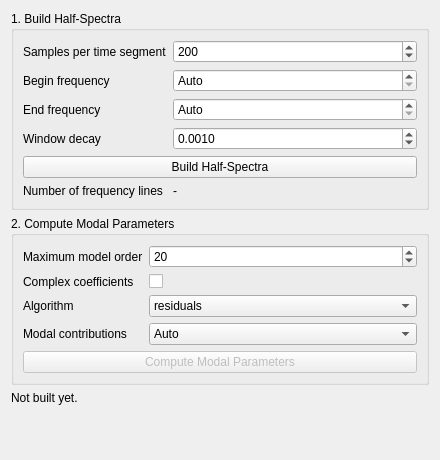
<?xml version="1.0" encoding="UTF-8"?>
<ui version="4.0">
 <class>PLSCFWidget</class>
 <widget class="QWidget" name="PLSCFWidget">
  <property name="geometry">
   <rect>
    <x>0</x>
    <y>0</y>
    <width>440</width>
    <height>460</height>
   </rect>
  </property>
  <property name="windowTitle">
   <string>pLSCF</string>
  </property>
  <layout class="QVBoxLayout" name="root_layout">
   <item>
    <widget class="QGroupBox" name="build_box">
     <property name="title">
      <string>1. Build Half-Spectra</string>
     </property>
     <layout class="QFormLayout" name="build_form">
      <item row="0" column="0">
       <widget class="QLabel" name="label_nperseg">
        <property name="text">
         <string>Samples per time segment</string>
        </property>
       </widget>
      </item>
      <item row="0" column="1">
       <widget class="QSpinBox" name="spin_nperseg">
        <property name="specialValueText">
         <string>Auto</string>
        </property>
        <property name="minimum">
         <number>0</number>
        </property>
        <property name="maximum">
         <number>1000000</number>
        </property>
        <property name="value">
         <number>200</number>
        </property>
       </widget>
      </item>
      <item row="1" column="0">
       <widget class="QLabel" name="label_begin_frequency">
        <property name="text">
         <string>Begin frequency</string>
        </property>
       </widget>
      </item>
      <item row="1" column="1">
       <widget class="QDoubleSpinBox" name="spin_begin_frequency">
        <property name="specialValueText">
         <string>Auto</string>
        </property>
        <property name="minimum">
         <double>-1.000000000000000</double>
        </property>
        <property name="maximum">
         <double>1000000.000000000000000</double>
        </property>
        <property name="value">
         <double>-1.000000000000000</double>
        </property>
       </widget>
      </item>
      <item row="2" column="0">
       <widget class="QLabel" name="label_end_frequency">
        <property name="text">
         <string>End frequency</string>
        </property>
       </widget>
      </item>
      <item row="2" column="1">
       <widget class="QDoubleSpinBox" name="spin_end_frequency">
        <property name="specialValueText">
         <string>Auto</string>
        </property>
        <property name="minimum">
         <double>-1.000000000000000</double>
        </property>
        <property name="maximum">
         <double>1000000.000000000000000</double>
        </property>
        <property name="value">
         <double>-1.000000000000000</double>
        </property>
       </widget>
      </item>
      <item row="3" column="0">
       <widget class="QLabel" name="label_window_decay">
        <property name="text">
         <string>Window decay</string>
        </property>
       </widget>
      </item>
      <item row="3" column="1">
       <widget class="QDoubleSpinBox" name="spin_window_decay">
        <property name="decimals">
         <number>4</number>
        </property>
        <property name="minimum">
         <double>0.000100000000000</double>
        </property>
        <property name="maximum">
         <double>0.999900000000000</double>
        </property>
        <property name="singleStep">
         <double>0.001000000000000</double>
        </property>
        <property name="value">
         <double>0.001000000000000</double>
        </property>
       </widget>
      </item>
      <item row="4" column="0" colspan="2">
       <widget class="QPushButton" name="btn_build_half_spectra">
        <property name="text">
         <string>Build Half-Spectra</string>
        </property>
       </widget>
      </item>
      <item row="5" column="0">
       <widget class="QLabel" name="label_num_omega_caption">
        <property name="text">
         <string>Number of frequency lines</string>
        </property>
       </widget>
      </item>
      <item row="5" column="1">
       <widget class="QLabel" name="lbl_num_omega">
        <property name="text">
         <string>-</string>
        </property>
       </widget>
      </item>
     </layout>
    </widget>
   </item>
   <item>
    <widget class="QGroupBox" name="compute_box">
     <property name="title">
      <string>2. Compute Modal Parameters</string>
     </property>
     <layout class="QFormLayout" name="compute_form">
      <item row="0" column="0">
       <widget class="QLabel" name="label_max_model_order">
        <property name="text">
         <string>Maximum model order</string>
        </property>
       </widget>
      </item>
      <item row="0" column="1">
       <widget class="QSpinBox" name="spin_max_model_order">
        <property name="minimum">
         <number>1</number>
        </property>
        <property name="maximum">
         <number>2000</number>
        </property>
        <property name="value">
         <number>20</number>
        </property>
       </widget>
      </item>
      <item row="1" column="0">
       <widget class="QLabel" name="label_complex_coefficients">
        <property name="text">
         <string>Complex coefficients</string>
        </property>
       </widget>
      </item>
      <item row="1" column="1">
       <widget class="QCheckBox" name="chk_complex_coefficients">
        <property name="text">
         <string/>
        </property>
       </widget>
      </item>
      <item row="2" column="0">
       <widget class="QLabel" name="label_algo">
        <property name="text">
         <string>Algorithm</string>
        </property>
       </widget>
      </item>
      <item row="2" column="1">
       <widget class="QComboBox" name="combo_algo">
        <item>
         <property name="text">
          <string>residuals</string>
         </property>
        </item>
        <item>
         <property name="text">
          <string>state-space</string>
         </property>
        </item>
       </widget>
      </item>
      <item row="3" column="0">
       <widget class="QLabel" name="label_modal_contrib">
        <property name="text">
         <string>Modal contributions</string>
        </property>
       </widget>
      </item>
      <item row="3" column="1">
       <widget class="QComboBox" name="combo_modal_contrib">
        <item>
         <property name="text">
          <string>Auto</string>
         </property>
        </item>
        <item>
         <property name="text">
          <string>On</string>
         </property>
        </item>
        <item>
         <property name="text">
          <string>Off</string>
         </property>
        </item>
       </widget>
      </item>
      <item row="4" column="0" colspan="2">
       <widget class="QPushButton" name="btn_compute_modal_params">
        <property name="enabled">
         <bool>false</bool>
        </property>
        <property name="text">
         <string>Compute Modal Parameters</string>
        </property>
       </widget>
      </item>
     </layout>
    </widget>
   </item>
   <item>
    <widget class="QLabel" name="lbl_status">
     <property name="text">
      <string>Not built yet.</string>
     </property>
     <property name="wordWrap">
      <bool>true</bool>
     </property>
    </widget>
   </item>
   <item>
    <spacer name="bottom_spacer">
     <property name="orientation">
      <enum>Qt::Orientation::Vertical</enum>
     </property>
     <property name="sizeHint" stdset="0">
      <size>
       <width>20</width>
       <height>40</height>
      </size>
     </property>
    </spacer>
   </item>
  </layout>
 </widget>
 <resources/>
 <connections/>
</ui>
